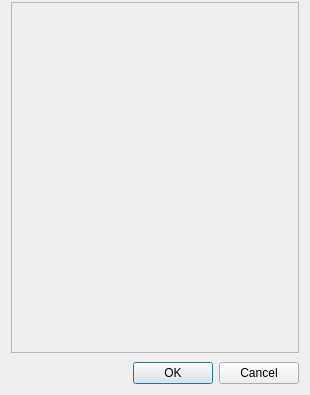
<?xml version="1.0" encoding="UTF-8"?>
<ui version="4.0">
 <class>worksetting</class>
 <widget class="QDialog" name="worksetting">
  <property name="geometry">
   <rect>
    <x>0</x>
    <y>0</y>
    <width>310</width>
    <height>395</height>
   </rect>
  </property>
  <property name="sizePolicy">
   <sizepolicy hsizetype="Expanding" vsizetype="Expanding">
    <horstretch>0</horstretch>
    <verstretch>0</verstretch>
   </sizepolicy>
  </property>
  <property name="minimumSize">
   <size>
    <width>310</width>
    <height>395</height>
   </size>
  </property>
  <property name="windowTitle">
   <string>Kolejność stanowisk</string>
  </property>
  <layout class="QVBoxLayout" name="verticalLayout">
   <property name="spacing">
    <number>9</number>
   </property>
   <property name="sizeConstraint">
    <enum>QLayout::SetMinimumSize</enum>
   </property>
   <property name="topMargin">
    <number>2</number>
   </property>
   <item>
    <widget class="QScrollArea" name="scrollArea">
     <property name="sizePolicy">
      <sizepolicy hsizetype="Expanding" vsizetype="Expanding">
       <horstretch>0</horstretch>
       <verstretch>0</verstretch>
      </sizepolicy>
     </property>
     <property name="horizontalScrollBarPolicy">
      <enum>Qt::ScrollBarAlwaysOff</enum>
     </property>
     <property name="widgetResizable">
      <bool>true</bool>
     </property>
     <property name="alignment">
      <set>Qt::AlignLeading|Qt::AlignLeft|Qt::AlignTop</set>
     </property>
     <widget class="QWidget" name="scrollAreaWidgetContents">
      <property name="geometry">
       <rect>
        <x>0</x>
        <y>0</y>
        <width>290</width>
        <height>350</height>
       </rect>
      </property>
      <zorder>verticalScrollBar</zorder>
      <zorder>buttonBox</zorder>
     </widget>
    </widget>
   </item>
   <item>
    <widget class="QDialogButtonBox" name="buttonBox">
     <property name="orientation">
      <enum>Qt::Horizontal</enum>
     </property>
     <property name="standardButtons">
      <set>QDialogButtonBox::Cancel|QDialogButtonBox::Ok</set>
     </property>
    </widget>
   </item>
  </layout>
 </widget>
 <resources/>
 <connections>
  <connection>
   <sender>buttonBox</sender>
   <signal>accepted()</signal>
   <receiver>worksetting</receiver>
   <slot>accept()</slot>
   <hints>
    <hint type="sourcelabel">
     <x>248</x>
     <y>254</y>
    </hint>
    <hint type="destinationlabel">
     <x>157</x>
     <y>274</y>
    </hint>
   </hints>
  </connection>
  <connection>
   <sender>buttonBox</sender>
   <signal>rejected()</signal>
   <receiver>worksetting</receiver>
   <slot>reject()</slot>
   <hints>
    <hint type="sourcelabel">
     <x>316</x>
     <y>260</y>
    </hint>
    <hint type="destinationlabel">
     <x>286</x>
     <y>274</y>
    </hint>
   </hints>
  </connection>
 </connections>
</ui>
